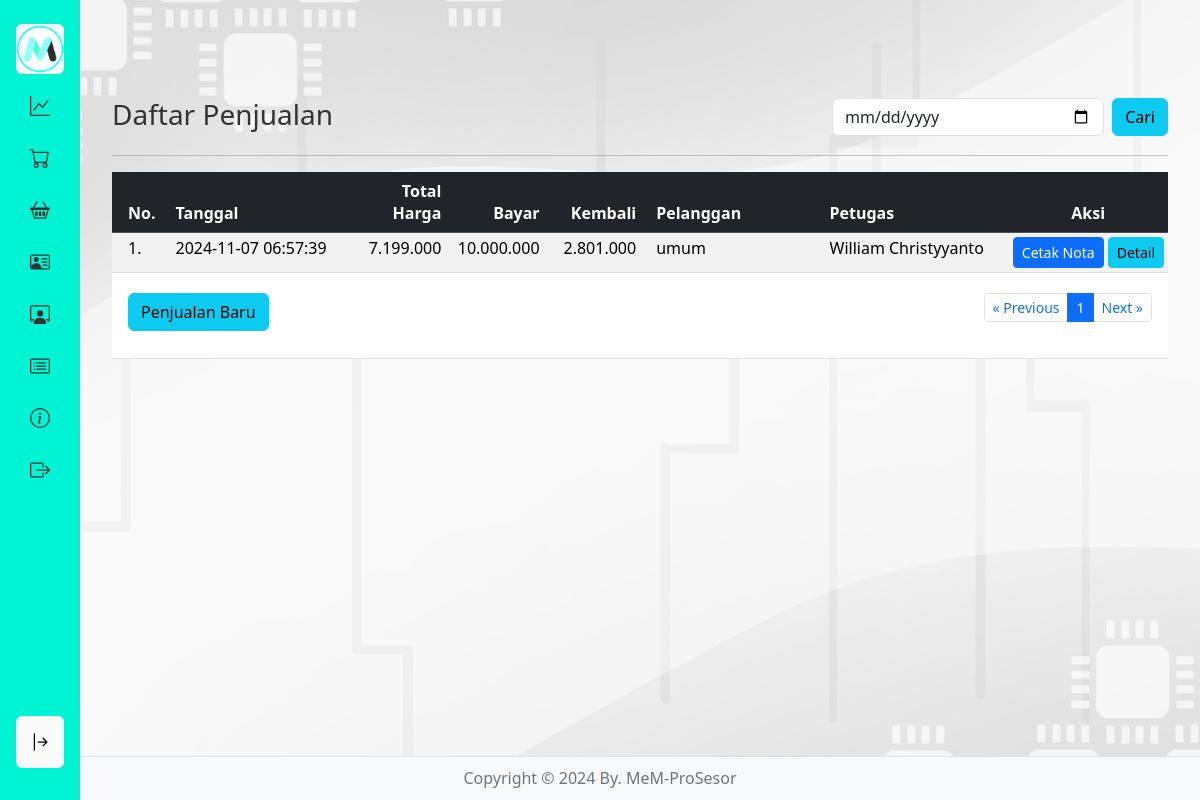
The app's page /penjualan/index.php (signed in) with its own data.
### tables this page shows
CREATE TABLE `penjualan` (
  `penjualan_id` int(11) NOT NULL,
  `tanggal` datetime DEFAULT NULL,
  `total_harga` int(11) DEFAULT NULL,
  `bayar` int(11) DEFAULT NULL,
  `id_pelanggan` int(11) DEFAULT NULL,
  `id_petugas` int(11) NOT NULL,
  `nama_petugas` varchar(30) DEFAULT NULL
);

CREATE TABLE `petugas` (
  `id_petugas` int(11) NOT NULL,
  `username` varchar(30) DEFAULT NULL,
  `password` varchar(100) DEFAULT NULL,
  `nama_petugas` varchar(35) DEFAULT NULL,
  `level` enum('admin','petugas') DEFAULT NULL
);

### penjualan/index.php (the view, shortened to what this page needs)
<?php
if (!isset($_SESSION['username']) && !isset($_SESSION['password'])) {
?>
	<meta http-equiv="refresh" content="0;url=../login.php">
	<?php
} else {
	if (isset($_SESSION['penid'])) {
	?>
		<meta http-equiv="refresh" content="1;url=transaksi.php">
	<?php
	} else {
	?>
		<html>
		<!DOCTYPE html>
		<html lang="en">
		<head>
			<link rel="stylesheet" href="../bootstrap/css/bootstrap.min.css" />
			<link rel="stylesheet" href="../stylesides.css">
		</head>
		<body>
			<?php include "../sidebar.php" ?>
			<main>
				<br><br><br>
				<div class="row">
					<div class="col-sm-8">
						<h3>Daftar Penjualan</h3>
					</div>
					<div class="col-sm-4">
						<form class="d-flex" method="GET" action="">
							<input class="form-control me-2" type="date" name="tgl">
							<button class="btn  btn-info" type="submit">Cari</button>
						</form>
					</div>
				</div>
				<hr>
				<table class="table table-hover table-striped table-sm">
					<thead class="table-dark text-white">
						<tr>
							<th class="py-2 px-3" width="55px">No.</th>
							<th class="py-2" width="200px">Tanggal</th>
							<th class="py-2 text-end" width="100px">Total Harga</th>
							<th class="py-2 text-end" width="100px">Bayar</th>
							<th class="py-2 text-end" width="100px">Kembali</th>
							<th class="py-2 px-3" width="200px">Pelanggan</th>
							<th class="py-2" width="200px">Petugas</th>
							<th class="py-2 text-center" width="180px">Aksi</th>
						</tr>
					</thead>
					<tbody>
						<?php
						include "../config.php";
						$id_petugas = $_SESSION['id_petugas'];
						$batas = 10;
						$halaman = isset($_GET['halaman']) ? (int)$_GET['halaman'] : 1;
						$halaman_awal = ($halaman > 1) ? ($halaman * $batas) - $batas : 0;
						$previous = $halaman - 1;
						$next = $halaman + 1;
						$tglskr = date("Y-m-d");
						if (isset($_GET['tgl'])) {
							$tgl = $_GET['tgl'];
							$sqldata = "select * from penjualan where tanggal like '$tgl%' and id_petugas='$id_petugas'";
						} else {
							$sqldata = "select * from penjualan where tanggal like '$tglskr%' and id_petugas='$id_petugas'";
						}
						$resdata = mysqli_query($koneksi, $sqldata);
						$jumlah_data = mysqli_num_rows($resdata);
						$total_halaman = ceil($jumlah_data / $batas);
						if (isset($_GET['tgl'])) {
							$tgl = $_GET['tgl'];
							$sql = "select * from penjualan where tanggal like '$tgl%' and id_petugas='$id_petugas' limit $halaman_awal, $batas";
						} else {
							$sql = "select * from penjualan where tanggal like '$tglskr%' and id_petugas='$id_petugas' limit $halaman_awal, $batas";
						}
						$result = mysqli_query($koneksi, $sql);
						$no = $halaman_awal + 1;
						while ($data = mysqli_fetch_array($result)) {
							$tohar = number_format($data['total_harga'], 0, ",", ".");
							$byr = number_format($data['bayar'], 0, ",", ".");
							$kembali = $data['bayar'] - $data['total_harga'];
							$kbl = number_format($kembali, 0, ",", ".");
							$id_pelanggan = $data['id_pelanggan'];
							$id_petugas = $data['id_petugas'];
							$sqlpetugas = "select * from petugas where id_petugas='$id_petugas'";
							$respetugas = mysqli_query($koneksi, $sqlpetugas);
							$dtpetugas = mysqli_fetch_array($respetugas);
							if (!$id_pelanggan) {
								$dtpelanggan['nama_pelanggan'] = 'umum';
							} else {
								$sqlpelanggan = "select * from pelanggan where id_pelanggan='$id_pelanggan'";
								$respelanggan = mysqli_query($koneksi, $sqlpelanggan);
								$dtpelanggan = mysqli_fetch_array($respelanggan);
							}
						?>
							<tr>
								<td class="px-3"><?= $no ?>.</td>
								<td><?= $data['tanggal'] ?></td>
								<td align="right"><?= $tohar ?></td>
								<td align="right"><?= $byr ?></td>
								<td align="right"><?= $kbl ?></td>
								<td class="px-3"><?= $dtpelanggan['nama_pelanggan'] ?></td>
								<td><?= $dtpetugas['nama_petugas'] ?></td>
								<td align="right">
									<a href="printnota.php?penid=<?= $data['penjualan_id'] ?>&kbl=<?= $kbl ?>" target="blank" class="btn  btn-primary btn-sm">Cetak Nota</a>
									<a href="detail_penjualan.php?penid=<?= $data['penjualan_id'] ?>&npet=<?= $dtpetugas['nama_petugas'] ?>&npel=<?= $dtpelanggan['nama_pelanggan'] ?>&tgl=<?= $data['tanggal'] ?>&byr=<?= $byr ?>&kbl=<?= $kbl ?>&halaman=<?= $halaman ?>" class="btn  btn-info btn-sm">Detail</a>
								</td>
							</tr>
						<?php
							$no++;
						}
						?>
					</tbody>
					<tfoot>
						<tr>
							<td colspan="8" class="text-center">
								<div class="container">
									<div class="row">
										<div class="col-4 text-start py-3">
											<a class="btn  btn-info" href="penjualan_simpan.php">Penjualan Baru</a>
										</div>
										<div class="col-8 text-end py-3">
											<ul class="pagination justify-content-end pagination-sm">
												<li class="page-item"><a class="page-link" <?php if ($halaman > 1) {
																								echo "href='?halaman=$previous'";
																							} ?>>&laquo; Previous</a></li>
												<?php
												for ($x = 1; $x <= $total_halaman; $x++) {
													if ($x == $halaman) {
												?>
														<li class="page-item active"><a class="page-link" href="?halaman=<?php echo $x ?>"><?php echo $x; ?></a></li>
													<?php
													} else {
													?>
														<li class="page-item"><a class="page-link" href="?halaman=<?php echo $x ?>"><?php echo $x; ?></a></li>
												<?php
													}
												}
												?>
												<li class="page-item"><a class="page-link" <?php if ($halaman < $total_halaman) {
																								echo "href='?halaman=$next'";
																							} ?>>Next &raquo;</a></li>
											</ul>
										</div>
									</div>
								</div>
							</td>
						</tr>
					</tfoot>
				</table>
			</main>
			<?php include "../footer.php" ?>
		</body>
		</html>
<?php }
} ?>

### stylesides.css (style rules this page uses)
* { margin: 0; padding: 0; box-sizing: border-box; }
body { --sb-width: 5rem; font-family: system-ui, sans-serif; font-size: 16px; line-height: 1.7; color: #333; background-color: #ffffff; background-image: url("img/bg-no-logo.png"); background-blend-mode: luminosity; }
main { margin-left: 5rem; padding: 1rem 2rem; transition: margin-left 0.5s ease-in-out; }
@media (min-width: 768px) { main { margin-left: var(--sb-width); } }

### records on screen
penjualan: tanggal "2024-11-07 06:57:39", total_harga "7.199.000", bayar "10.000.000", kbl "2.801.000", nama_pelanggan "umum", id_petugas.nama_petugas "William Christyyanto"
